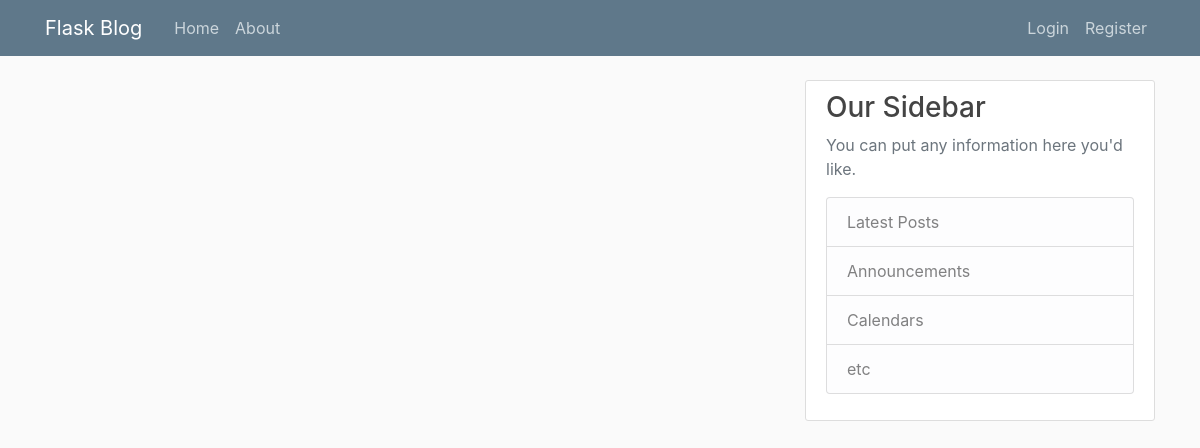
Page /home on the earlier database version.
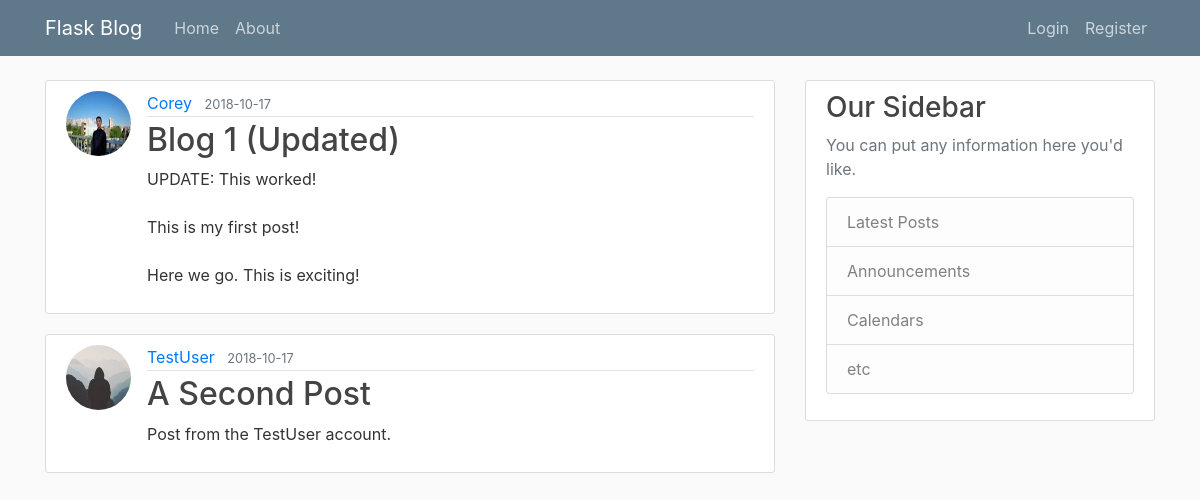
Same page on the later database version.
### flaskblog/models.py (models this page shows, shortened)
class Post(db.Model):
    id = db.Column(db.Integer, primary_key=True)
    title = db.Column(db.String(100), nullable=False)
    date_posted = db.Column(db.DateTime, nullable=False,
                            default=datetime.utcnow)
    content = db.Column(db.Text, nullable=False)
    user_id = db.Column(db.Integer, db.ForeignKey("user.id"), nullable=False)

class User(db.Model, UserMixin):
    id = db.Column(db.Integer, primary_key=True)
    username = db.Column(db.String(20), unique=True, nullable=False)
    email = db.Column(db.String(120), unique=True, nullable=False)
    image_file = db.Column(db.String(20), nullable=False,
                           default="default.jpg")
    password = db.Column(db.String(60), nullable=False)
    posts = db.relationship("Post", backref="author", lazy=True)

### flaskblog/routes.py (the view)
@app.route("/")
@app.route("/home")
def home():
    posts = Post.query.all()
    return render_template("home.html", posts=posts)

### flaskblog/templates/home.html
{% extends "layout.html" %}
{% block content %}
{% for post in posts %}
<article class="media content-section">
  <img class="rounded-circle article-img" src="{{url_for("static", filename="profile_pics/" + post.author.image_file)}}"
    alt="">
  <div class="media-body">
    <div class="article-metadata">
      <a class="mr-2" href="#">{{ post.author.username }}</a>
      <small class="text-muted">{{ post.date_posted.strftime("%Y-%m-%d") }}</small>
    </div>
    <h2><a class="article-title" href="{{url_for("post", post_id=post.id)}}">{{ post.title }}</a></h2>
    <p class="article-content">{{ post.content }}</p>
  </div>
</article>
{% endfor %}
{% endblock content %}

### flaskblog/templates/layout.html (shortened to what this page needs)
<!DOCTYPE html>
<html lang="en">
<head>
  <link rel="stylesheet" href="https://stackpath.bootstrapcdn.com/bootstrap/4.1.3/css/bootstrap.min.css"
>
  <link rel="stylesheet" type="text/css" href={{url_for("static", filename="main.css")}}>
</head>
<body>
  <header class="site-header">
    <nav class="navbar navbar-expand-md navbar-dark bg-steel fixed-top">
      <div class="container">
        <a class="navbar-brand mr-4" href="/">Flask Blog</a>
        <div class="collapse navbar-collapse" id="navbarToggle">
          <div class="navbar-nav mr-auto">
            <a class="nav-item nav-link" href="{{url_for("home")}}">Home</a>
            <a class="nav-item nav-link" href="{{url_for("about")}}">About</a>
          </div>
          <div class="navbar-nav">
            {% if current_user.is_authenticated %}
            <a class="nav-item nav-link" href="{{url_for("new_post")}}">New Post</a>
            <a class="nav-item nav-link" href="{{url_for("account")}}">Account</a>
            <a class="nav-item nav-link" href="{{url_for("logout")}}">Logout</a>
            {% else %}
            <a class="nav-item nav-link" href="{{url_for("login")}}">Login</a>
            <a class="nav-item nav-link" href="{{url_for("register")}}">Register</a>
            {% endif %}
          </div>
        </div>
      </div>
    </nav>
  </header>
  <main role="main" class="container">
    <div class="row">
      <div class="col-md-8">
        {% block content %}{% endblock %}
      </div>
      <div class="col-md-4">
        <div class="content-section">
          <h3>Our Sidebar</h3>
          <p class='text-muted'>You can put any information here you'd like.
            <ul class="list-group">
              <li class="list-group-item list-group-item-light">Latest Posts</li>
              <li class="list-group-item list-group-item-light">Announcements</li>
              <li class="list-group-item list-group-item-light">Calendars</li>
              <li class="list-group-item list-group-item-light">etc</li>
            </ul>
          </p>
        </div>
      </div>
    </div>
  </main>
</body>
</html>

### flaskblog/static/main.css (style rules this page uses)
body { background: #fafafa; color: #333333; margin-top: 5rem; }
h1, h2, h3, h4, h5, h6 { color: #444444; }
.bg-steel { background-color: #5f788a; }
.site-header .navbar-nav .nav-link { color: #cbd5db; }
.content-section { background: #ffffff; padding: 10px 20px; border: 1px solid #dddddd; border-radius: 3px; margin-bottom: 20px; }
.article-title { color: #444444; }
.article-content { white-space: pre-line; }
.article-img { height: 65px; width: 65px; margin-right: 16px; }
.article-metadata { padding-bottom: 1px; margin-bottom: 4px; border-bottom: 1px solid #e3e3e3; }

Differences in the rows shown:
added Post: image_file (picture), author.username "Corey", date_posted "2018-10-17", title "Blog 1 (Updated)", content "UPDATE: This worked! This is my first post! Here we go. This is exciting!"
added Post: image_file (placeholder picture), author.username "TestUser", date_posted "2018-10-17", title "A Second Post", content "Post from the TestUser account."
